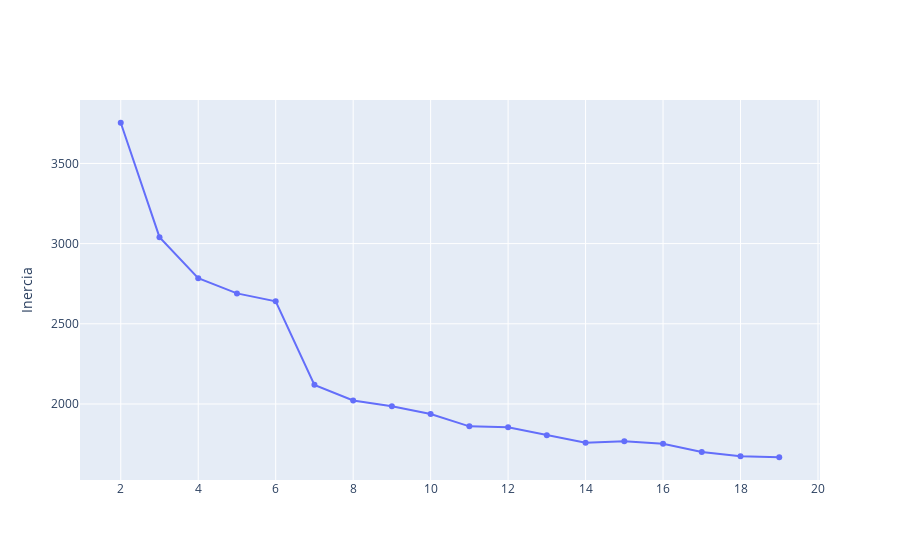

This figure's notebook cell:
### Code cell
elbow_method_kmedioids(df_med)

### Figure 1 — Plotly figure (JSON) as saved in the notebook; plotly's stock layout.template omitted (floating-point values rounded to 4 significant figures)
{"data": [{"mode": "lines+markers", "name": "lines+markers", "type": "scatter", "x": [2, 3, 4, 5, 6, 7, 8, 9, 10, 11, 12, 13, 14, 15, 16, 17, 18, 19], "y": [3754.0, 3040.0, 2784.0, 2690.0, 2640.0, 2119.0, 2022.0, 1986.0, 1938.0, 1860.0, 1855.0, 1805.0, 1759.0, 1768.0, 1753.0, 1701.0, 1675.0, 1668.0]}], "layout": {"yaxis": {"title": {"text": "Inercia"}}}}
